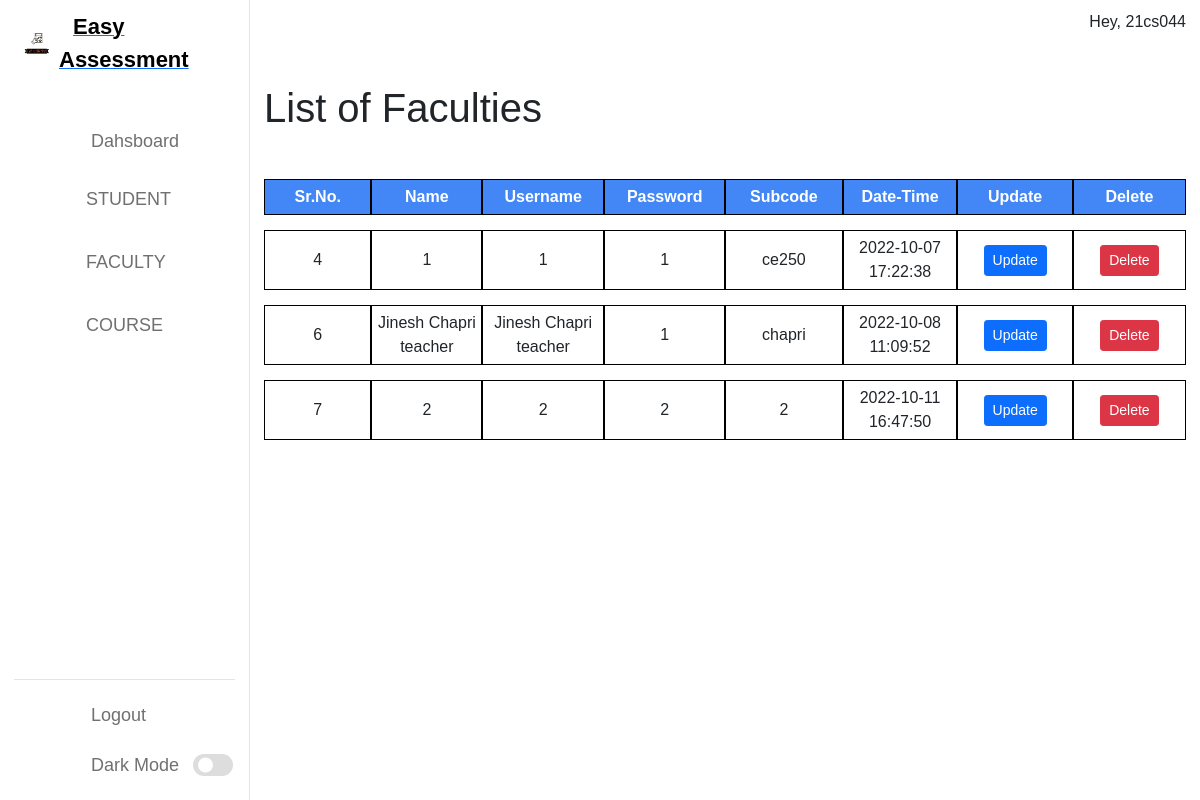
Screenshot of /admindashboard.php?page=facultylist (signed in) with the database file from the repository.
### tables this page shows
CREATE TABLE `faculty` (
  `Sr.No.` int(3) NOT NULL,
  `name` text NOT NULL,
  `username` varchar(30) NOT NULL,
  `password` varchar(30) NOT NULL,
  `subcode` varchar(10) DEFAULT NULL,
  `module` text NOT NULL,
  `create_datetime` datetime NOT NULL DEFAULT current_timestamp()
);

### admin/facultylist.php (the view, shortened to what this page needs)
<!DOCTYPE html>
<html lang="en">
<head>
    <link href="https://cdn.jsdelivr.net/npm/bootstrap@5.1.3/dist/css/bootstrap.min.css" rel="stylesheet">
</head>
<body>
    <h1>List of Faculties</h1>
    <br>
    <table class="tabel">
        <thead>
            <tr>
                <th>Sr.No.</th>
                <th>Name</th>
                <th>Username</th>
                <th>Password</th>
                <th>Subcode</th>
                <th>Date-Time</th>
                <th>Update</th>
                <th>Delete</th>
            </tr>
        </thead>
        <tbody>
            <?php
            $servername = "localhost";
			$username = "root";
			$password = "";
			$database = "easyassessment";
			$connection = new mysqli($servername, $username, $password, $database);
			$sql = "SELECT * FROM faculty";
			$result = $connection->query($sql);
			while($row = $result->fetch_assoc()) {
                $a=$row["username"];
                echo "<tr>
                    <td>" . $row["Sr.No."] . "</td>
                    <td>" . $row["name"] . "</td>
                    <td>" . $row["username"] . "</td>
                    <td>" . $row["password"] . "</td>
                    <td>" . $row["subcode"] . "</td>
                    <td>" . $row["create_datetime"] . "</td>
                    <td>
                        <a class='btn btn-primary btn-sm' href='update'>Update</a>
                        </td>
                        <td>
                        <a class='btn btn-danger btn-sm' href='?fuserid=$a'>Delete</a>
                    </td>
                </tr>";
            }
            ?>
        </tbody>
    </table>
</body>
</html>

### admin/index.css (style rules this page uses)
* { margin: 0; padding: 0; }
* { margin: 0; padding: 0; box-sizing: border-box; font-family: 'Poppins', sans-serif; }
:root { --primary-color: #0E4BF1; --panel-color: #FFF; --text-color: #000; --black-light-color: #707070; --border-color: #e6e5e5; --toggle-color: #DDD; --box1-color: #4DA3FF; --box2-color: #FFE6AC; --box3-color: #E7D1FC; --title-icon-color: #fff; --tran-05: all 0.5s ease; --tran-03: all 0.3s ease; --tran-03: all 0.2s ease; }
body { min-height: 100vh; background-color: var(--primary-color); }

### admin/facultylist.php (style rules this page uses)
table { border-collapse: separate; border-spacing: 0 15px; }
th { background-color: #4287f5; color: white; }
th, td { width: 150px; text-align: center; border: 1px solid black; padding: 5px; }

### rows the page displays
faculty: No "4", name "1", username "1", password "1", subcode "ce250", create_datetime "2022-10-07 17:22:38"
faculty: No "6", name "Jinesh Chapri teacher", username "Jinesh Chapri teacher", password "1", subcode "chapri", create_datetime "2022-10-08 11:09:52"
faculty: No "7", name "2", username "2", password "2", subcode "2", create_datetime "2022-10-11 16:47:50"

### other values shown
$_SESSION['username'] "21cs044"
